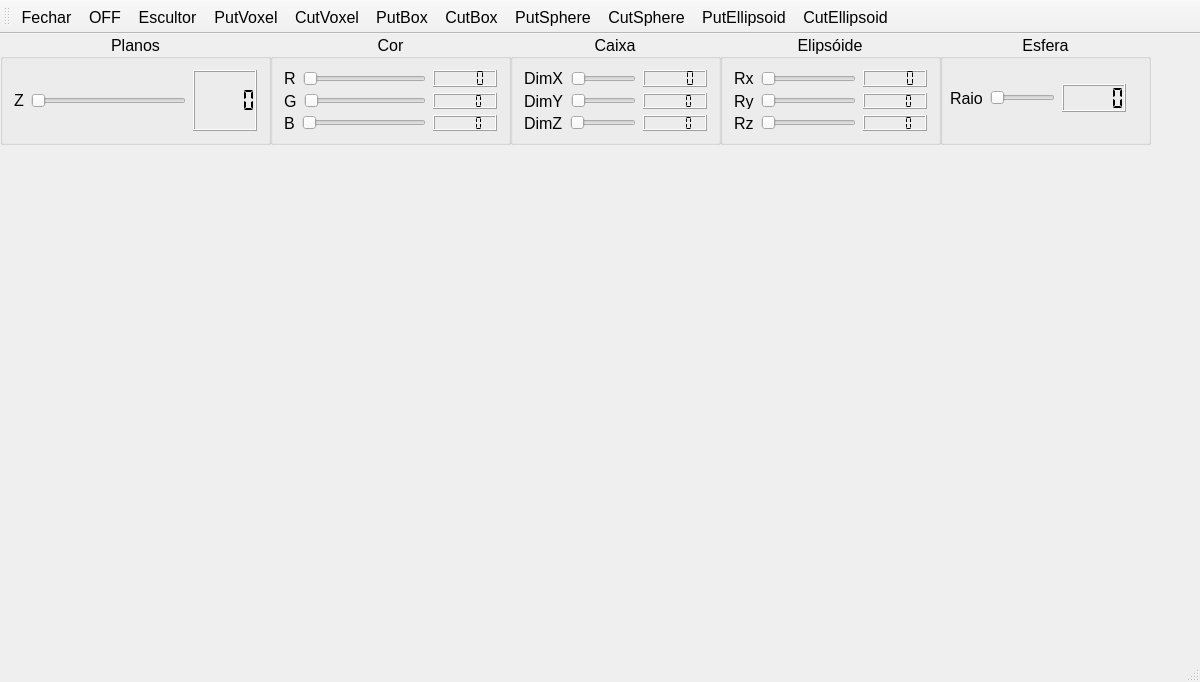
<?xml version="1.0" encoding="UTF-8"?>
<ui version="4.0">
 <class>MainWindow</class>
 <widget class="QMainWindow" name="MainWindow">
  <property name="geometry">
   <rect>
    <x>0</x>
    <y>0</y>
    <width>1200</width>
    <height>682</height>
   </rect>
  </property>
  <property name="sizePolicy">
   <sizepolicy hsizetype="Preferred" vsizetype="Preferred">
    <horstretch>0</horstretch>
    <verstretch>0</verstretch>
   </sizepolicy>
  </property>
  <property name="maximumSize">
   <size>
    <width>16777215</width>
    <height>16777215</height>
   </size>
  </property>
  <property name="contextMenuPolicy">
   <enum>Qt::DefaultContextMenu</enum>
  </property>
  <property name="windowTitle">
   <string>MainWindow</string>
  </property>
  <property name="layoutDirection">
   <enum>Qt::LeftToRight</enum>
  </property>
  <widget class="QWidget" name="centralWidget">
   <property name="maximumSize">
    <size>
     <width>1300</width>
     <height>990</height>
    </size>
   </property>
   <widget class="QGroupBox" name="groupBoxPlanos">
    <property name="geometry">
     <rect>
      <x>0</x>
      <y>0</y>
      <width>271</width>
      <height>111</height>
     </rect>
    </property>
    <property name="font">
     <font>
      <family>Ubuntu</family>
      <pointsize>12</pointsize>
     </font>
    </property>
    <property name="title">
     <string>Planos</string>
    </property>
    <property name="alignment">
     <set>Qt::AlignCenter</set>
    </property>
    <layout class="QVBoxLayout" name="verticalLayout_6">
     <item>
      <layout class="QHBoxLayout" name="horizontalLayout_20" stretch="0,85,15">
       <property name="spacing">
        <number>7</number>
       </property>
       <item>
        <widget class="QLabel" name="label_19">
         <property name="text">
          <string>Z</string>
         </property>
        </widget>
       </item>
       <item>
        <widget class="QSlider" name="horizontalZ">
         <property name="orientation">
          <enum>Qt::Horizontal</enum>
         </property>
        </widget>
       </item>
       <item>
        <widget class="QLCDNumber" name="lcdNumberZ">
         <property name="lineWidth">
          <number>1</number>
         </property>
         <property name="segmentStyle">
          <enum>QLCDNumber::Flat</enum>
         </property>
        </widget>
       </item>
      </layout>
     </item>
    </layout>
   </widget>
   <widget class="Plotter" name="widget" native="true">
    <property name="geometry">
     <rect>
      <x>70</x>
      <y>100</y>
      <width>1141</width>
      <height>461</height>
     </rect>
    </property>
    <property name="sizePolicy">
     <sizepolicy hsizetype="Preferred" vsizetype="Preferred">
      <horstretch>0</horstretch>
      <verstretch>0</verstretch>
     </sizepolicy>
    </property>
    <property name="maximumSize">
     <size>
      <width>555555</width>
      <height>555555</height>
     </size>
    </property>
    <property name="layoutDirection">
     <enum>Qt::LeftToRight</enum>
    </property>
   </widget>
   <widget class="QGroupBox" name="groupBoxCor">
    <property name="geometry">
     <rect>
      <x>270</x>
      <y>0</y>
      <width>241</width>
      <height>111</height>
     </rect>
    </property>
    <property name="font">
     <font>
      <pointsize>12</pointsize>
     </font>
    </property>
    <property name="title">
     <string>Cor</string>
    </property>
    <property name="alignment">
     <set>Qt::AlignCenter</set>
    </property>
    <property name="flat">
     <bool>false</bool>
    </property>
    <layout class="QVBoxLayout" name="verticalLayout_9">
     <item>
      <layout class="QVBoxLayout" name="verticalLayout_4">
       <item>
        <layout class="QHBoxLayout" name="horizontalLayout_11" stretch="0,70,30">
         <property name="spacing">
          <number>7</number>
         </property>
         <item>
          <widget class="QLabel" name="label_11">
           <property name="text">
            <string>R</string>
           </property>
          </widget>
         </item>
         <item>
          <widget class="QSlider" name="horizontalR">
           <property name="maximum">
            <number>255</number>
           </property>
           <property name="orientation">
            <enum>Qt::Horizontal</enum>
           </property>
          </widget>
         </item>
         <item>
          <widget class="QLCDNumber" name="lcdNumberR">
           <property name="maximumSize">
            <size>
             <width>80</width>
             <height>40</height>
            </size>
           </property>
           <property name="font">
            <font>
             <family>Ubuntu</family>
             <pointsize>12</pointsize>
             <bold>false</bold>
            </font>
           </property>
           <property name="lineWidth">
            <number>1</number>
           </property>
           <property name="segmentStyle">
            <enum>QLCDNumber::Flat</enum>
           </property>
          </widget>
         </item>
        </layout>
       </item>
       <item>
        <layout class="QHBoxLayout" name="horizontalLayout_12" stretch="0,70,30">
         <property name="spacing">
          <number>7</number>
         </property>
         <item>
          <widget class="QLabel" name="label_12">
           <property name="text">
            <string>G</string>
           </property>
          </widget>
         </item>
         <item>
          <widget class="QSlider" name="horizontalG">
           <property name="maximum">
            <number>255</number>
           </property>
           <property name="orientation">
            <enum>Qt::Horizontal</enum>
           </property>
          </widget>
         </item>
         <item>
          <widget class="QLCDNumber" name="lcdNumberG">
           <property name="maximumSize">
            <size>
             <width>80</width>
             <height>40</height>
            </size>
           </property>
           <property name="lineWidth">
            <number>1</number>
           </property>
           <property name="segmentStyle">
            <enum>QLCDNumber::Flat</enum>
           </property>
          </widget>
         </item>
        </layout>
       </item>
       <item>
        <layout class="QHBoxLayout" name="horizontalLayout_13" stretch="0,70,30">
         <property name="spacing">
          <number>7</number>
         </property>
         <item>
          <widget class="QLabel" name="label_13">
           <property name="text">
            <string>B</string>
           </property>
          </widget>
         </item>
         <item>
          <widget class="QSlider" name="horizontalB">
           <property name="maximum">
            <number>255</number>
           </property>
           <property name="orientation">
            <enum>Qt::Horizontal</enum>
           </property>
          </widget>
         </item>
         <item>
          <widget class="QLCDNumber" name="lcdNumberB">
           <property name="maximumSize">
            <size>
             <width>80</width>
             <height>40</height>
            </size>
           </property>
           <property name="lineWidth">
            <number>1</number>
           </property>
           <property name="segmentStyle">
            <enum>QLCDNumber::Flat</enum>
           </property>
          </widget>
         </item>
        </layout>
       </item>
      </layout>
     </item>
    </layout>
   </widget>
   <widget class="QGroupBox" name="groupBoxEsfera">
    <property name="geometry">
     <rect>
      <x>940</x>
      <y>0</y>
      <width>211</width>
      <height>111</height>
     </rect>
    </property>
    <property name="font">
     <font>
      <pointsize>12</pointsize>
     </font>
    </property>
    <property name="title">
     <string>Esfera</string>
    </property>
    <property name="alignment">
     <set>Qt::AlignCenter</set>
    </property>
    <property name="flat">
     <bool>false</bool>
    </property>
    <widget class="QWidget" name="layoutWidget">
     <property name="geometry">
      <rect>
       <x>10</x>
       <y>40</y>
       <width>187</width>
       <height>48</height>
      </rect>
     </property>
     <layout class="QHBoxLayout" name="horizontalLayout" stretch="0,0,0">
      <property name="spacing">
       <number>7</number>
      </property>
      <property name="leftMargin">
       <number>0</number>
      </property>
      <property name="topMargin">
       <number>10</number>
      </property>
      <property name="bottomMargin">
       <number>10</number>
      </property>
      <item>
       <widget class="QLabel" name="label">
        <property name="text">
         <string>Raio</string>
        </property>
       </widget>
      </item>
      <item>
       <widget class="QSlider" name="horizontalRaioEsfera">
        <property name="orientation">
         <enum>Qt::Horizontal</enum>
        </property>
       </widget>
      </item>
      <item>
       <widget class="QLCDNumber" name="lcdNumberRaioEsfera">
        <property name="maximumSize">
         <size>
          <width>80</width>
          <height>40</height>
         </size>
        </property>
        <property name="frameShape">
         <enum>QFrame::Box</enum>
        </property>
        <property name="frameShadow">
         <enum>QFrame::Raised</enum>
        </property>
        <property name="lineWidth">
         <number>1</number>
        </property>
        <property name="segmentStyle">
         <enum>QLCDNumber::Flat</enum>
        </property>
       </widget>
      </item>
     </layout>
    </widget>
   </widget>
   <widget class="QGroupBox" name="groupBoxEllipsoid">
    <property name="geometry">
     <rect>
      <x>720</x>
      <y>0</y>
      <width>221</width>
      <height>111</height>
     </rect>
    </property>
    <property name="font">
     <font>
      <pointsize>12</pointsize>
     </font>
    </property>
    <property name="title">
     <string>Elipsóide</string>
    </property>
    <property name="alignment">
     <set>Qt::AlignCenter</set>
    </property>
    <property name="flat">
     <bool>false</bool>
    </property>
    <layout class="QVBoxLayout" name="verticalLayout_2">
     <item>
      <layout class="QHBoxLayout" name="horizontalLayout_2" stretch="0,70,30">
       <property name="spacing">
        <number>7</number>
       </property>
       <item>
        <widget class="QLabel" name="label_2">
         <property name="text">
          <string>Rx</string>
         </property>
        </widget>
       </item>
       <item>
        <widget class="QSlider" name="horizontalRaioXEllipsoid">
         <property name="orientation">
          <enum>Qt::Horizontal</enum>
         </property>
        </widget>
       </item>
       <item>
        <widget class="QLCDNumber" name="lcdNumberRaioXElipse">
         <property name="maximumSize">
          <size>
           <width>80</width>
           <height>40</height>
          </size>
         </property>
         <property name="lineWidth">
          <number>1</number>
         </property>
         <property name="segmentStyle">
          <enum>QLCDNumber::Flat</enum>
         </property>
        </widget>
       </item>
      </layout>
     </item>
     <item>
      <layout class="QHBoxLayout" name="horizontalLayout_4" stretch="0,70,30">
       <property name="spacing">
        <number>7</number>
       </property>
       <item>
        <widget class="QLabel" name="label_4">
         <property name="text">
          <string>Ry</string>
         </property>
        </widget>
       </item>
       <item>
        <widget class="QSlider" name="horizontalRaioYEllipsoid">
         <property name="orientation">
          <enum>Qt::Horizontal</enum>
         </property>
        </widget>
       </item>
       <item>
        <widget class="QLCDNumber" name="lcdNumberRaioYElipse">
         <property name="maximumSize">
          <size>
           <width>80</width>
           <height>40</height>
          </size>
         </property>
         <property name="lineWidth">
          <number>1</number>
         </property>
         <property name="segmentStyle">
          <enum>QLCDNumber::Flat</enum>
         </property>
        </widget>
       </item>
      </layout>
     </item>
     <item>
      <layout class="QHBoxLayout" name="horizontalLayout_3" stretch="0,70,30">
       <property name="spacing">
        <number>7</number>
       </property>
       <item>
        <widget class="QLabel" name="label_3">
         <property name="text">
          <string>Rz</string>
         </property>
        </widget>
       </item>
       <item>
        <widget class="QSlider" name="horizontalRaioZEllipsoid">
         <property name="orientation">
          <enum>Qt::Horizontal</enum>
         </property>
        </widget>
       </item>
       <item>
        <widget class="QLCDNumber" name="lcdNumberRaioZElipse">
         <property name="maximumSize">
          <size>
           <width>80</width>
           <height>40</height>
          </size>
         </property>
         <property name="lineWidth">
          <number>1</number>
         </property>
         <property name="segmentStyle">
          <enum>QLCDNumber::Flat</enum>
         </property>
        </widget>
       </item>
      </layout>
     </item>
    </layout>
   </widget>
   <widget class="QGroupBox" name="groupBoxCaixa">
    <property name="geometry">
     <rect>
      <x>510</x>
      <y>0</y>
      <width>211</width>
      <height>111</height>
     </rect>
    </property>
    <property name="font">
     <font>
      <pointsize>12</pointsize>
     </font>
    </property>
    <property name="title">
     <string>Caixa</string>
    </property>
    <property name="alignment">
     <set>Qt::AlignCenter</set>
    </property>
    <property name="flat">
     <bool>false</bool>
    </property>
    <layout class="QVBoxLayout" name="verticalLayout_3">
     <item>
      <layout class="QHBoxLayout" name="horizontalLayout_5" stretch="0,70,30">
       <property name="spacing">
        <number>7</number>
       </property>
       <item>
        <widget class="QLabel" name="label_5">
         <property name="text">
          <string>DimX</string>
         </property>
        </widget>
       </item>
       <item>
        <widget class="QSlider" name="horizontalDimXCaixa">
         <property name="orientation">
          <enum>Qt::Horizontal</enum>
         </property>
        </widget>
       </item>
       <item>
        <widget class="QLCDNumber" name="lcdNumberDimXCaixa">
         <property name="maximumSize">
          <size>
           <width>80</width>
           <height>40</height>
          </size>
         </property>
         <property name="lineWidth">
          <number>1</number>
         </property>
         <property name="segmentStyle">
          <enum>QLCDNumber::Flat</enum>
         </property>
        </widget>
       </item>
      </layout>
     </item>
     <item>
      <layout class="QHBoxLayout" name="horizontalLayout_6" stretch="0,0,30">
       <property name="spacing">
        <number>7</number>
       </property>
       <item>
        <widget class="QLabel" name="label_6">
         <property name="text">
          <string>DimY</string>
         </property>
        </widget>
       </item>
       <item>
        <widget class="QSlider" name="horizontalDimYCaixa">
         <property name="orientation">
          <enum>Qt::Horizontal</enum>
         </property>
        </widget>
       </item>
       <item>
        <widget class="QLCDNumber" name="lcdNumberDimYCaixa">
         <property name="maximumSize">
          <size>
           <width>80</width>
           <height>40</height>
          </size>
         </property>
         <property name="lineWidth">
          <number>1</number>
         </property>
         <property name="segmentStyle">
          <enum>QLCDNumber::Flat</enum>
         </property>
        </widget>
       </item>
      </layout>
     </item>
     <item>
      <layout class="QHBoxLayout" name="horizontalLayout_7" stretch="0,70,30">
       <property name="spacing">
        <number>7</number>
       </property>
       <item>
        <widget class="QLabel" name="label_7">
         <property name="text">
          <string>DimZ</string>
         </property>
        </widget>
       </item>
       <item>
        <widget class="QSlider" name="horizontalDimZCaixa">
         <property name="orientation">
          <enum>Qt::Horizontal</enum>
         </property>
        </widget>
       </item>
       <item>
        <widget class="QLCDNumber" name="lcdNumberDimZCaixa">
         <property name="maximumSize">
          <size>
           <width>80</width>
           <height>40</height>
          </size>
         </property>
         <property name="lineWidth">
          <number>1</number>
         </property>
         <property name="segmentStyle">
          <enum>QLCDNumber::Flat</enum>
         </property>
        </widget>
       </item>
      </layout>
     </item>
    </layout>
   </widget>
  </widget>
  <widget class="QMenuBar" name="menuBar">
   <property name="geometry">
    <rect>
     <x>0</x>
     <y>0</y>
     <width>1200</width>
     <height>22</height>
    </rect>
   </property>
  </widget>
  <widget class="QToolBar" name="mainToolBar">
   <property name="font">
    <font>
     <pointsize>12</pointsize>
    </font>
   </property>
   <attribute name="toolBarArea">
    <enum>TopToolBarArea</enum>
   </attribute>
   <attribute name="toolBarBreak">
    <bool>false</bool>
   </attribute>
   <addaction name="actionFechar"/>
   <addaction name="actionSalvar"/>
   <addaction name="actionEscultor"/>
   <addaction name="actionPutVoxel"/>
   <addaction name="actionCutVoxel"/>
   <addaction name="actionPutBox"/>
   <addaction name="actionCutBox"/>
   <addaction name="actionPutSphere"/>
   <addaction name="actionCutSphere"/>
   <addaction name="actionPutEllipsoid"/>
   <addaction name="actionCutEllipsoid"/>
  </widget>
  <widget class="QStatusBar" name="statusBar"/>
  <action name="actionEscultor">
   <property name="text">
    <string>Escultor</string>
   </property>
   <property name="font">
    <font>
     <pointsize>12</pointsize>
    </font>
   </property>
  </action>
  <action name="actionFechar">
   <property name="text">
    <string>Fechar</string>
   </property>
  </action>
  <action name="actionPutVoxel">
   <property name="checkable">
    <bool>true</bool>
   </property>
   <property name="checked">
    <bool>false</bool>
   </property>
   <property name="text">
    <string>PutVoxel</string>
   </property>
  </action>
  <action name="actionCutVoxel">
   <property name="checkable">
    <bool>true</bool>
   </property>
   <property name="text">
    <string>CutVoxel</string>
   </property>
  </action>
  <action name="actionPutBox">
   <property name="checkable">
    <bool>true</bool>
   </property>
   <property name="text">
    <string>PutBox</string>
   </property>
  </action>
  <action name="actionCutBox">
   <property name="checkable">
    <bool>true</bool>
   </property>
   <property name="text">
    <string>CutBox</string>
   </property>
  </action>
  <action name="actionPutSphere">
   <property name="checkable">
    <bool>true</bool>
   </property>
   <property name="text">
    <string>PutSphere</string>
   </property>
  </action>
  <action name="actionCutSphere">
   <property name="checkable">
    <bool>true</bool>
   </property>
   <property name="text">
    <string>CutSphere</string>
   </property>
  </action>
  <action name="actionPutEllipsoid">
   <property name="checkable">
    <bool>true</bool>
   </property>
   <property name="text">
    <string>PutEllipsoid</string>
   </property>
  </action>
  <action name="actionCutEllipsoid">
   <property name="checkable">
    <bool>true</bool>
   </property>
   <property name="text">
    <string>CutEllipsoid</string>
   </property>
  </action>
  <action name="actionSalvar">
   <property name="text">
    <string>OFF</string>
   </property>
  </action>
 </widget>
 <layoutdefault spacing="6" margin="11"/>
 <customwidgets>
  <customwidget>
   <class>Plotter</class>
   <extends>QWidget</extends>
   <header>plotter.h</header>
   <container>1</container>
   <slots>
    <slot>alteraCor()</slot>
    <slot>mudaB(int)</slot>
    <slot>mudaG(int)</slot>
    <slot>salvaEscultor()</slot>
    <slot>executaGeomview()</slot>
    <slot>limpaEscultor()</slot>
   </slots>
  </customwidget>
 </customwidgets>
 <resources/>
 <connections>
  <connection>
   <sender>horizontalRaioEsfera</sender>
   <signal>valueChanged(int)</signal>
   <receiver>lcdNumberRaioEsfera</receiver>
   <slot>display(int)</slot>
   <hints>
    <hint type="sourcelabel">
     <x>171</x>
     <y>192</y>
    </hint>
    <hint type="destinationlabel">
     <x>242</x>
     <y>196</y>
    </hint>
   </hints>
  </connection>
  <connection>
   <sender>horizontalRaioXEllipsoid</sender>
   <signal>valueChanged(int)</signal>
   <receiver>lcdNumberRaioXElipse</receiver>
   <slot>display(int)</slot>
   <hints>
    <hint type="sourcelabel">
     <x>171</x>
     <y>318</y>
    </hint>
    <hint type="destinationlabel">
     <x>242</x>
     <y>323</y>
    </hint>
   </hints>
  </connection>
  <connection>
   <sender>horizontalRaioYEllipsoid</sender>
   <signal>valueChanged(int)</signal>
   <receiver>lcdNumberRaioYElipse</receiver>
   <slot>display(int)</slot>
   <hints>
    <hint type="sourcelabel">
     <x>171</x>
     <y>351</y>
    </hint>
    <hint type="destinationlabel">
     <x>242</x>
     <y>356</y>
    </hint>
   </hints>
  </connection>
  <connection>
   <sender>horizontalRaioZEllipsoid</sender>
   <signal>valueChanged(int)</signal>
   <receiver>lcdNumberRaioZElipse</receiver>
   <slot>display(int)</slot>
   <hints>
    <hint type="sourcelabel">
     <x>171</x>
     <y>383</y>
    </hint>
    <hint type="destinationlabel">
     <x>242</x>
     <y>388</y>
    </hint>
   </hints>
  </connection>
  <connection>
   <sender>horizontalDimXCaixa</sender>
   <signal>valueChanged(int)</signal>
   <receiver>lcdNumberDimXCaixa</receiver>
   <slot>display(int)</slot>
   <hints>
    <hint type="sourcelabel">
     <x>171</x>
     <y>460</y>
    </hint>
    <hint type="destinationlabel">
     <x>242</x>
     <y>465</y>
    </hint>
   </hints>
  </connection>
  <connection>
   <sender>horizontalDimYCaixa</sender>
   <signal>valueChanged(int)</signal>
   <receiver>lcdNumberDimYCaixa</receiver>
   <slot>display(int)</slot>
   <hints>
    <hint type="sourcelabel">
     <x>171</x>
     <y>493</y>
    </hint>
    <hint type="destinationlabel">
     <x>242</x>
     <y>498</y>
    </hint>
   </hints>
  </connection>
  <connection>
   <sender>horizontalDimZCaixa</sender>
   <signal>valueChanged(int)</signal>
   <receiver>lcdNumberDimZCaixa</receiver>
   <slot>display(int)</slot>
   <hints>
    <hint type="sourcelabel">
     <x>171</x>
     <y>518</y>
    </hint>
    <hint type="destinationlabel">
     <x>208</x>
     <y>514</y>
    </hint>
   </hints>
  </connection>
  <connection>
   <sender>horizontalR</sender>
   <signal>valueChanged(int)</signal>
   <receiver>lcdNumberR</receiver>
   <slot>display(int)</slot>
   <hints>
    <hint type="sourcelabel">
     <x>155</x>
     <y>596</y>
    </hint>
    <hint type="destinationlabel">
     <x>202</x>
     <y>595</y>
    </hint>
   </hints>
  </connection>
  <connection>
   <sender>horizontalG</sender>
   <signal>valueChanged(int)</signal>
   <receiver>lcdNumberG</receiver>
   <slot>display(int)</slot>
   <hints>
    <hint type="sourcelabel">
     <x>114</x>
     <y>624</y>
    </hint>
    <hint type="destinationlabel">
     <x>197</x>
     <y>629</y>
    </hint>
   </hints>
  </connection>
  <connection>
   <sender>horizontalB</sender>
   <signal>valueChanged(int)</signal>
   <receiver>lcdNumberB</receiver>
   <slot>display(int)</slot>
   <hints>
    <hint type="sourcelabel">
     <x>164</x>
     <y>655</y>
    </hint>
    <hint type="destinationlabel">
     <x>196</x>
     <y>654</y>
    </hint>
   </hints>
  </connection>
  <connection>
   <sender>horizontalZ</sender>
   <signal>valueChanged(int)</signal>
   <receiver>lcdNumberZ</receiver>
   <slot>display(int)</slot>
   <hints>
    <hint type="sourcelabel">
     <x>1067</x>
     <y>692</y>
    </hint>
    <hint type="destinationlabel">
     <x>1112</x>
     <y>692</y>
    </hint>
   </hints>
  </connection>
  <connection>
   <sender>actionFechar</sender>
   <signal>triggered(bool)</signal>
   <receiver>MainWindow</receiver>
   <slot>close()</slot>
   <hints>
    <hint type="sourcelabel">
     <x>-1</x>
     <y>-1</y>
    </hint>
    <hint type="destinationlabel">
     <x>630</x>
     <y>375</y>
    </hint>
   </hints>
  </connection>
  <connection>
   <sender>actionPutVoxel</sender>
   <signal>triggered(bool)</signal>
   <receiver>MainWindow</receiver>
   <slot>capturaAcao(bool)</slot>
   <hints>
    <hint type="sourcelabel">
     <x>-1</x>
     <y>-1</y>
    </hint>
    <hint type="destinationlabel">
     <x>630</x>
     <y>375</y>
    </hint>
   </hints>
  </connection>
  <connection>
   <sender>actionCutVoxel</sender>
   <signal>triggered(bool)</signal>
   <receiver>MainWindow</receiver>
   <slot>capturaAcao(bool)</slot>
   <hints>
    <hint type="sourcelabel">
     <x>-1</x>
     <y>-1</y>
    </hint>
    <hint type="destinationlabel">
     <x>630</x>
     <y>375</y>
    </hint>
   </hints>
  </connection>
  <connection>
   <sender>actionPutBox</sender>
   <signal>triggered(bool)</signal>
   <receiver>MainWindow</receiver>
   <slot>capturaAcao(bool)</slot>
   <hints>
    <hint type="sourcelabel">
     <x>-1</x>
     <y>-1</y>
    </hint>
    <hint type="destinationlabel">
     <x>630</x>
     <y>375</y>
    </hint>
   </hints>
  </connection>
  <connection>
   <sender>actionCutBox</sender>
   <signal>triggered(bool)</signal>
   <receiver>MainWindow</receiver>
   <slot>capturaAcao(bool)</slot>
   <hints>
    <hint type="sourcelabel">
     <x>-1</x>
     <y>-1</y>
    </hint>
    <hint type="destinationlabel">
     <x>630</x>
     <y>375</y>
    </hint>
   </hints>
  </connection>
  <connection>
   <sender>actionPutSphere</sender>
   <signal>triggered(bool)</signal>
   <receiver>MainWindow</receiver>
   <slot>capturaAcao(bool)</slot>
   <hints>
    <hint type="sourcelabel">
     <x>-1</x>
     <y>-1</y>
    </hint>
    <hint type="destinationlabel">
     <x>630</x>
     <y>375</y>
    </hint>
   </hints>
  </connection>
  <connection>
   <sender>actionCutSphere</sender>
   <signal>triggered(bool)</signal>
   <receiver>MainWindow</receiver>
   <slot>capturaAcao(bool)</slot>
   <hints>
    <hint type="sourcelabel">
     <x>-1</x>
     <y>-1</y>
    </hint>
    <hint type="destinationlabel">
     <x>630</x>
     <y>375</y>
    </hint>
   </hints>
  </connection>
  <connection>
   <sender>actionPutEllipsoid</sender>
   <signal>triggered(bool)</signal>
   <receiver>MainWindow</receiver>
   <slot>capturaAcao(bool)</slot>
   <hints>
    <hint type="sourcelabel">
     <x>-1</x>
     <y>-1</y>
    </hint>
    <hint type="destinationlabel">
     <x>630</x>
     <y>375</y>
    </hint>
   </hints>
  </connection>
  <connection>
   <sender>actionCutEllipsoid</sender>
   <signal>triggered(bool)</signal>
   <receiver>MainWindow</receiver>
   <slot>capturaAcao(bool)</slot>
   <hints>
    <hint type="sourcelabel">
     <x>-1</x>
     <y>-1</y>
    </hint>
    <hint type="destinationlabel">
     <x>630</x>
     <y>375</y>
    </hint>
   </hints>
  </connection>
  <connection>
   <sender>horizontalG</sender>
   <signal>valueChanged(int)</signal>
   <receiver>widget</receiver>
   <slot>mudaG(int)</slot>
   <hints>
    <hint type="sourcelabel">
     <x>106</x>
     <y>627</y>
    </hint>
    <hint type="destinationlabel">
     <x>757</x>
     <y>334</y>
    </hint>
   </hints>
  </connection>
  <connection>
   <sender>horizontalB</sender>
   <signal>valueChanged(int)</signal>
   <receiver>widget</receiver>
   <slot>mudaB(int)</slot>
   <hints>
    <hint type="sourcelabel">
     <x>75</x>
     <y>660</y>
    </hint>
    <hint type="destinationlabel">
     <x>400</x>
     <y>419</y>
    </hint>
   </hints>
  </connection>
  <connection>
   <sender>actionSalvar</sender>
   <signal>triggered(bool)</signal>
   <receiver>widget</receiver>
   <slot>salvaEscultor()</slot>
   <hints>
    <hint type="sourcelabel">
     <x>-1</x>
     <y>-1</y>
    </hint>
    <hint type="destinationlabel">
     <x>757</x>
     <y>334</y>
    </hint>
   </hints>
  </connection>
 </connections>
 <slots>
  <slot>capturaAcao(bool)</slot>
 </slots>
</ui>
